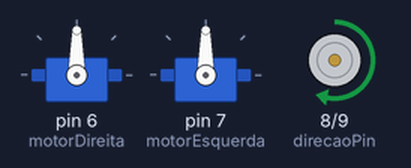
Bench run of a sketch on a simulated Arduino Uno, built with avr-gcc and run on an emulated ATmega328P. Shown: 2 × servo, direction and speed pins drawn as motors (green arrow = direction pin HIGH = forward, orange = LOW = backward, longer = more drive).

Above: at 0.5 s.
Timing chart, 0 to 4.6 s (numbered marks = the images above):
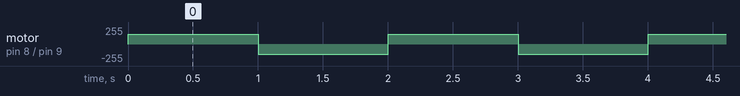

Measured:
- by itself, motor on pin 8 (direcaoPin) / pin 9 (pwmPin): alternates forward 150/255 for 1.0 s and backward 150/255 for 1.0 s

The sketch:

carrinho.ino
```cpp
#include <Servo.h>

Servo motorDireita;

Servo motorEsquerda;

int pwmPin = 9;

int direcaoPin = 8;

void setup() {

  motorDireita.attach(6);

  motorEsquerda.attach(7);

  pinMode(pwmPin, OUTPUT);

  pinMode(direcaoPin, OUTPUT);

}

void loop() {

  // controlar a direção do carrinho

  digitalWrite(direcaoPin, HIGH);

  // controlar a velocidade dos motores

  analogWrite(pwmPin, 150);

  // girar os motores na mesma direção

  motorDireita.write(90);

  motorEsquerda.write(90);

  delay(1000);


  // mudar a direção do carrinho

  digitalWrite(direcaoPin, LOW);

  delay(1000);

}
```
